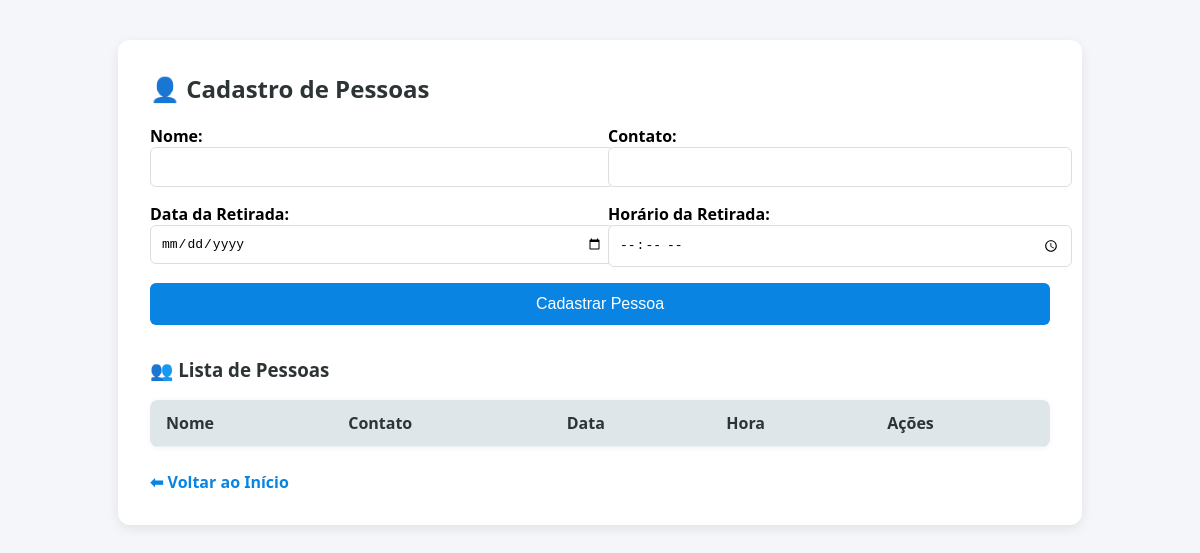
/pessoas, run on an earlier commit of the app's database.
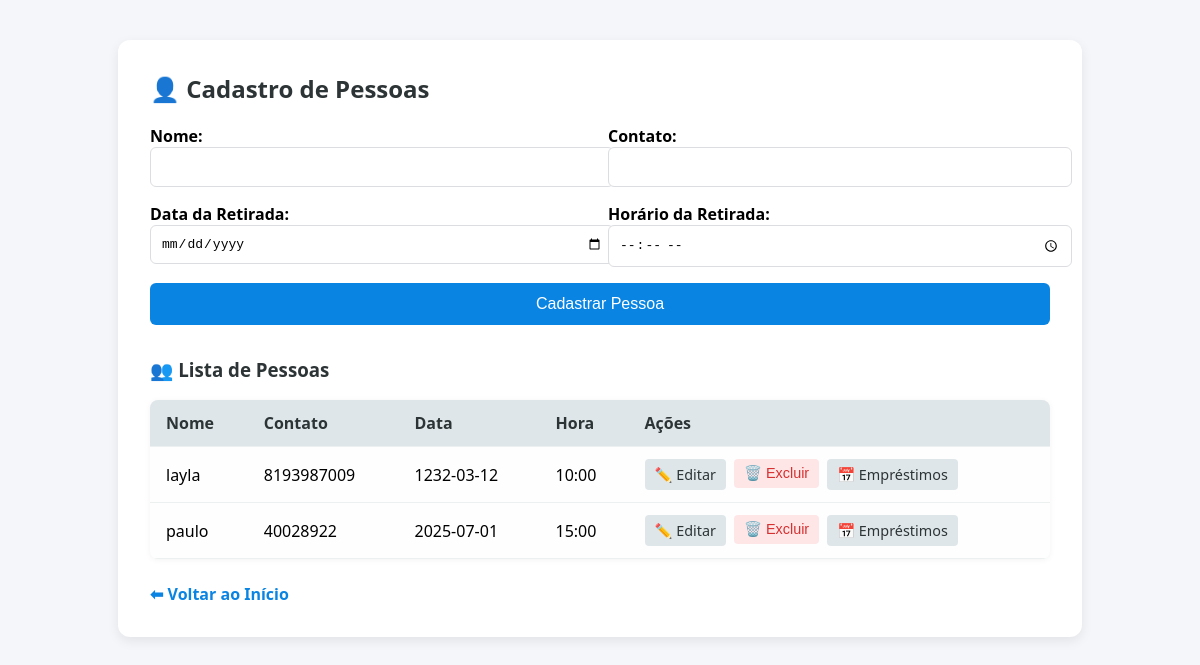
And on a later commit of the database.
### tables this page shows
CREATE TABLE pessoas (
            id INTEGER PRIMARY KEY AUTOINCREMENT,
            nome TEXT NOT NULL,
            contato TEXT
        , data_retirada TEXT, hora_retirada TEXT);

### app.py (the view, shortened to what this page needs)
@app.route('/pessoas', methods=['GET', 'POST'])
@no_cache
def pessoas():
    conn = get_db_connection()
    cursor = conn.cursor()
    pessoas = cursor.execute('SELECT * FROM pessoas ORDER BY nome ASC').fetchall()
    conn.close()
    return render_template('pessoas.html', pessoas=pessoas)

### app.py (called while the page is built)
def get_db_connection():
    conn = sqlite3.connect('database.db')
    conn.row_factory = sqlite3.Row
    return conn

def no_cache(view):
    @wraps(view)
    def no_cache_view(*args, **kwargs):
        response = make_response(view(*args, **kwargs))
        response.headers['Cache-Control'] = 'no-store, no-cache, must-revalidate, max-age=0'
        response.headers['Pragma'] = 'no-cache'
        response.headers['Expires'] = '0'
        return response
    return no_cache_view

### templates/pessoas.html (shortened to what this page needs)
<!DOCTYPE html>
<html lang="pt-br">
<head>
  <link rel="stylesheet" href="{{ url_for('static', filename='style.css') }}">
</head>
<body>
  <main>
    <h2>👤 Cadastro de Pessoas</h2>
    <form class="cadastro" action="{{ url_for('pessoas') }}" method="post">
      <div>
        <label for="nome">Nome:</label>
        <input id="nome" name="nome" required>
      </div>
      <div>
        <label for="contato">Contato:</label>
        <input id="contato" name="contato">
      </div>
      <div>
        <label for="data_retirada">Data da Retirada:</label>
        <input type="date" id="data_retirada" name="data_retirada" required>
      </div>
      <div>
        <label for="hora_retirada">Horário da Retirada:</label>
        <input type="time" id="hora_retirada" name="hora_retirada" required>
      </div>
      <button type="submit">Cadastrar Pessoa</button>
    </form>
    <h3>👥 Lista de Pessoas</h3>
    <table>
      <thead>
        <tr>
          <th>Nome</th>
          <th>Contato</th>
          <th>Data</th>
          <th>Hora</th>
          <th>Ações</th>
        </tr>
      </thead>
      <tbody>
        {% for pessoa in pessoas %}
        <tr>
          <td>{{ pessoa['nome'] }}</td>
          <td>{{ pessoa['contato'] }}</td>
          <td>{{ pessoa['data_retirada'] }}</td>
          <td>{{ pessoa['hora_retirada'] }}</td>
          <td>
            <div class="acoes">
              <a href="{{ url_for('edit_pessoa', id=pessoa['id']) }}">✏️ Editar</a>
              <form action="{{ url_for('delete_pessoa', id=pessoa['id']) }}" method="post" style="display:inline;" class="form-excluir">
                <button type="submit" data-nome="{{ pessoa['nome'] }}">🗑️ Excluir</button>
              </form>
              <a href="{{ url_for('emprestimos_por_pessoa', pessoa_id=pessoa['id']) }}">📅 Empréstimos</a>
            </div>
          </td>
        </tr>
        {% endfor %}
      </tbody>
    </table>
    <a href="{{ url_for('index') }}" class="voltar">⬅ Voltar ao Início</a>
  </main>
</body>
</html>

What changed in the data, as far as the page shows it:
added pessoas: nome "layla", contato "8193987009", data_retirada "1232-03-12", hora_retirada "10:00"
added pessoas: nome "paulo", contato "40028922", data_retirada "2025-07-01", hora_retirada "15:00"
